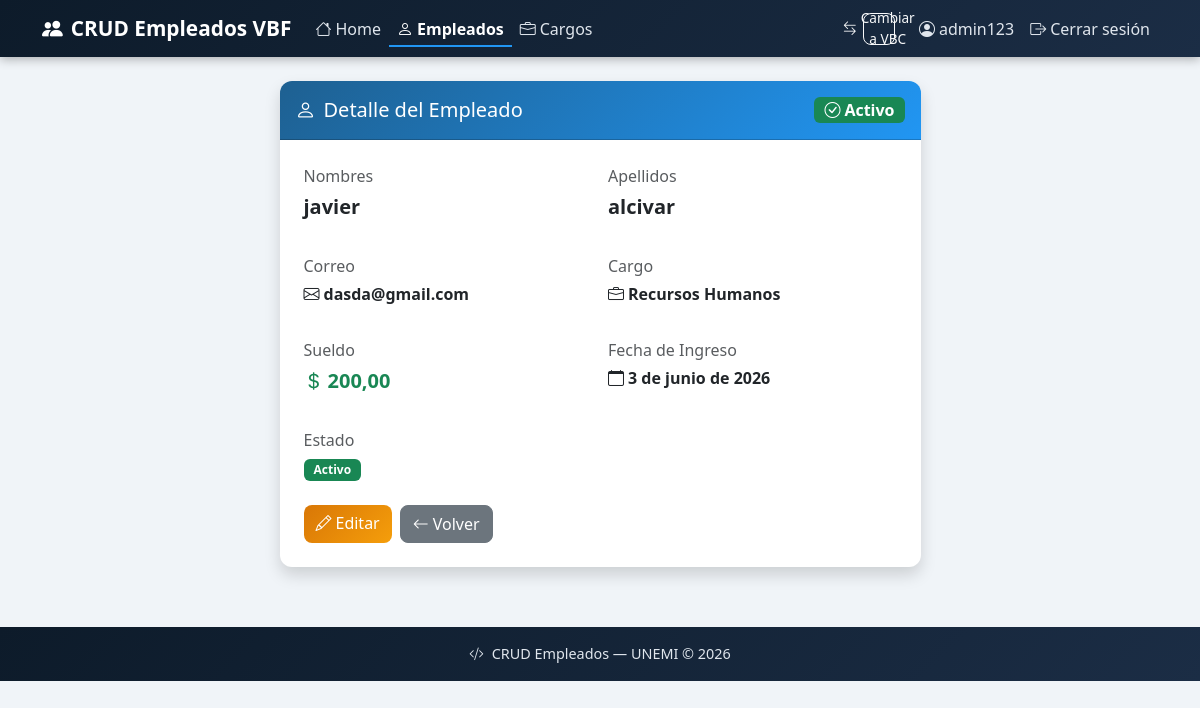
Page /empleados/detalle/1/ (signed in) on the earlier database version.
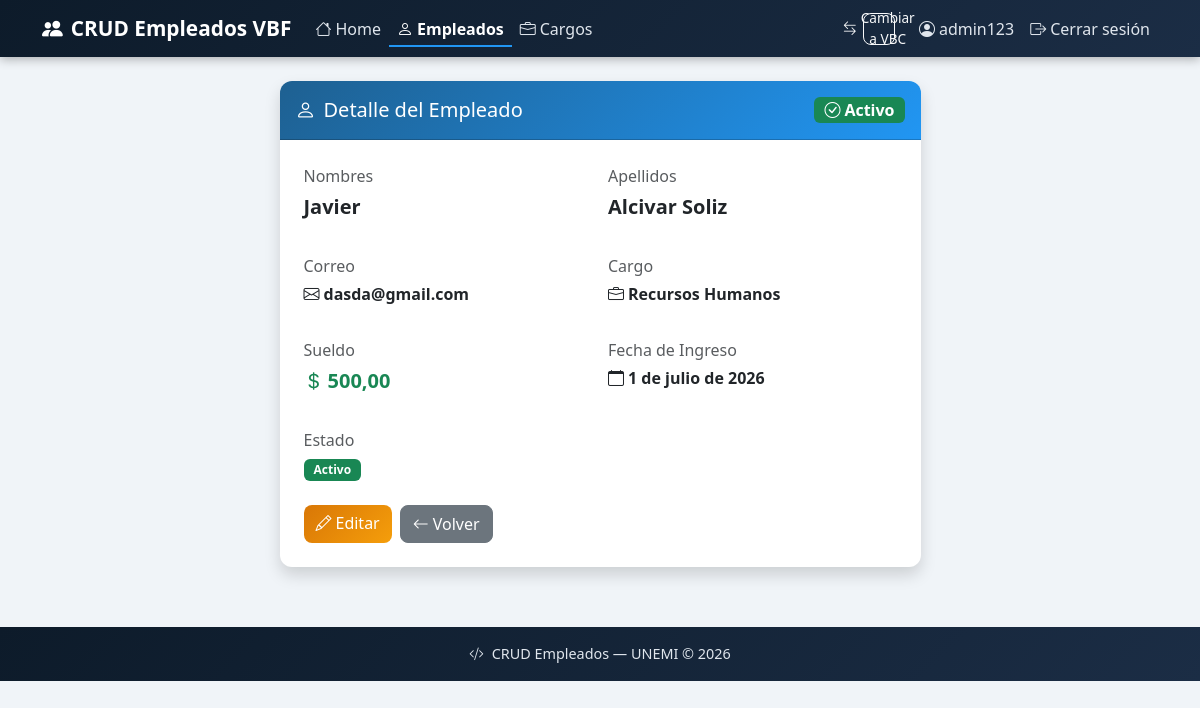
Same page on the later database version.
### empleados/models.py (models this page shows, shortened)
class Empleado(models.Model):
    nombres = models.CharField(max_length=100)
    apellidos = models.CharField(max_length=100)
    correo = models.EmailField()
    sueldo = models.DecimalField(max_digits=10, decimal_places=2)
    fecha_ingreso = models.DateField()
    cargo = models.ForeignKey(Cargo, on_delete=models.CASCADE)
    activo = models.BooleanField(default=True)

class Cargo(models.Model):
    nombre = models.CharField(max_length=100)
    descripcion = models.CharField(max_length=200, blank=True, null=True)
    def __str__(self):
        return self.nombre

### empleados/views.py (the view)
# urls.py: path('empleados/detalle/<int:pk>/', views.empleado_detalle, name='empleado_detalle'),
@login_required
def empleado_detalle(request, pk):
    empleado = get_object_or_404(Empleado, pk=pk)
    return render(request, 'empleados/empleado_detalle.html', {'empleado': empleado})

### empleados/templates/empleados/empleado_detalle.html
{% extends 'empleados/base.html' %}
{% block content %}
<div class="row justify-content-center">
    <div class="col-md-7">
        <div class="card shadow">
            <div class="card-header py-3 d-flex justify-content-between align-items-center">
                <h5 class="mb-0"><i class="bi bi-person me-2"></i>Detalle del Empleado</h5>
                {% if empleado.activo %}
                <span class="badge bg-success fs-6"><i class="bi bi-check-circle me-1"></i>Activo</span>
                {% else %}
                <span class="badge bg-danger fs-6"><i class="bi bi-x-circle me-1"></i>Inactivo</span>
                {% endif %}
            </div>
            <div class="card-body p-4">
                <div class="row g-3">
                    <div class="col-md-6">
                        <p class="text-muted mb-1">Nombres</p>
                        <p class="fw-semibold fs-5">{{ empleado.nombres }}</p>
                    </div>
                    <div class="col-md-6">
                        <p class="text-muted mb-1">Apellidos</p>
                        <p class="fw-semibold fs-5">{{ empleado.apellidos }}</p>
                    </div>
                    <div class="col-md-6">
                        <p class="text-muted mb-1">Correo</p>
                        <p class="fw-semibold"><i class="bi bi-envelope me-1"></i>{{ empleado.correo }}</p>
                    </div>
                    <div class="col-md-6">
                        <p class="text-muted mb-1">Cargo</p>
                        <p class="fw-semibold"><i class="bi bi-briefcase me-1"></i>{{ empleado.cargo }}</p>
                    </div>
                    <div class="col-md-6">
                        <p class="text-muted mb-1">Sueldo</p>
                        <p class="fw-semibold text-success fs-5"><i class="bi bi-currency-dollar me-1"></i>{{ empleado.sueldo }}</p>
                    </div>
                    <div class="col-md-6">
                        <p class="text-muted mb-1">Fecha de Ingreso</p>
                        <p class="fw-semibold"><i class="bi bi-calendar me-1"></i>{{ empleado.fecha_ingreso }}</p>
                    </div>
                    <div class="col-md-6">
                        <p class="text-muted mb-1">Estado</p>
                        {% if empleado.activo %}
                        <span class="badge bg-success">Activo</span>
                        {% else %}
                        <span class="badge bg-danger">Inactivo</span>
                        {% endif %}
                    </div>
                </div>
                <div class="d-flex gap-2 mt-4">
                    <a href="{% url 'empleado_editar' empleado.pk %}" class="btn btn-warning">
                        <i class="bi bi-pencil me-1"></i>Editar
                    </a>
                    <a href="{% url 'empleado_lista' %}" class="btn btn-secondary">
                        <i class="bi bi-arrow-left me-1"></i>Volver
                    </a>
                </div>
            </div>
        </div>
    </div>
</div>
{% endblock %}

Differences in the rows shown:
changed Empleado "dasda@gmail.com": nombres "javier" → "Javier"; apellidos "alcivar" → "Alcivar Soliz"; sueldo "200,00" → "500,00"; fecha_ingreso "3 de junio de 2026" → "1 de julio de 2026"
